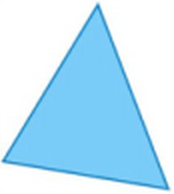
#> input picture _training/image_analysis/data/shape_detection/01.png, 174 x 194 px; its folder holds only this picture in this run
$ python p_5_shape_detection_investigation.py   (Python 2 division)   (older library calls are emulated)
#> lines starting #> are read from the running program, lines starting #| are printed output that depends on the picture; after the words box and inside, x2 and y2 are one past the last pixel; in counts of white or black regions, pixels touching at a corner belong together
import glob
import os
import numpy as np
import matplotlib.pyplot as plt
import matplotlib.cm as cm
import matplotlib.image as img
from scipy import ndimage
from scipy.misc import imresize

os.chdir("data/shape_detection")

def findMinMax(m):
    x_min, y_min, x_max, y_max = 0, 0, m.shape[1], m.shape[0]
    y = np.any(m, axis=0)
    for i in xrange(len(y)):
        if y[i]:
            y_min = i
            break

    for i in xrange(len(y) - 1, 0, -1):
        if y[i]:
            y_max = i
            break

    y = np.any(m, axis=1)
    for i in xrange(len(y)):
        if y[i]:
            x_min = i
            break

    for i in xrange(len(y) - 1, 0, -1):
        if y[i]:
            x_max = i
            break

    return y_min, x_min, y_max, x_max

def guessFigure(m):
    if np.average(m) == 0:
        return 'box'

    if np.average(m[:4,:4]) < 0.2 and np.average(m[-4:,-4:]) < 0.2 and np.average(m[-4:,:4]) < 0.2 and np.average(m[:4,-4:]) < 0.2:
        print float(m.shape[0]) / m.shape[1]
        if 0.86 < float(m.shape[0]) / m.shape[1] < 1.15:
            return 'circle'
        return 'ellipse'
    if np.average(m[:,1]) > 0.7 and np.average(m[:,-1]) > 0.7:
        return 'box'
    if np.average(m[1]) > 0.7 and np.average(m[-1]) > 0.7:
        return 'box'

    return 'triangle'

def showAllImages():
    fig, current = plt.figure(), 0
    for file_name in glob.glob("*.png"):
        image = img.imread(file_name)
#> image is the input picture: shape (194, 174, 4) float32; mean R, G, B, A 0.753, 0.899, 0.977, 1
        R, G, B = image[:,:,0], image[:,:,1], image[:,:,2]
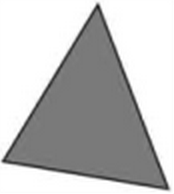
#> R: shape (194, 174) float32; min 0.11, max 1, mean 0.753
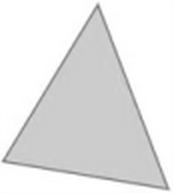
#> G: shape (194, 174) float32; min 0.478, max 1, mean 0.899
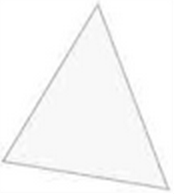
#> B: shape (194, 174) float32; min 0.682, max 1, mean 0.977
        greyscale = 0.21 * R + 0.72 * G + 0.07 * B
        threshold = 210.0 / 256
        greyscale[greyscale > threshold] = 1
        greyscale[greyscale <=threshold] = 0
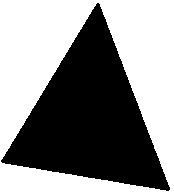
#> greyscale: shape (194, 174) float32; values 0 (black) and 1 (white), 55% white; 1 black region, box (x1, y1, x2, y2) and area: (1, 3, 170, 191) 15203

        dx = ndimage.sobel(greyscale, 0)  # horizontal derivative
        dy = ndimage.sobel(greyscale, 1)  # vertical derivative
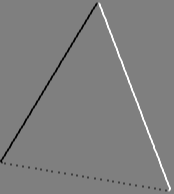
#> dy: shape (194, 174) float32; min -4, max 4, mean 0; drawn with min black and max white
        mag = np.hypot(dx, dy)  # magnitude
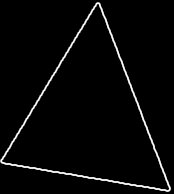
#> mag: shape (194, 174) float32; min 0, max 4.47, mean 0.136; drawn with min black and max white

        y_min, x_min, y_max, x_max = findMinMax(mag)
#> the loop in findMinMax, `for i in xrange(len(y)):` made 1 pass
#> y_min on pass 1: 0
#> the loop in findMinMax, `for i in xrange(len(y) - 1, 0, -1):` made 4 passes
#> (i, y_max) on pass 4: (170, 170)
#> i on passes 1 to 3: 173, 172, 171
#> the loop in findMinMax, `for i in xrange(len(y)):` made 3 passes
#> x_min on pass 3: 2
#> the loop in findMinMax, `for i in xrange(len(y) - 1, 0, -1):` made 3 passes
#> (i, x_max) on pass 3: (191, 191)
#> i on passes 1 to 2: 193, 192
#> y_min = 0; x_min = 2; y_max = 170; x_max = 191
        mag = mag[x_min:x_max+1, y_min:y_max+1]
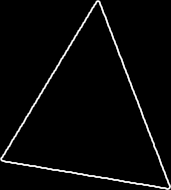
#> mag: shape (190, 171) float32; min 0, max 4.47, mean 0.141; drawn with min black and max white

        # x, y = mag.shape
        # ration = float(x) / y
        # mag = imresize(mag, (50, int(50 / ration)))
        #
        # mag[mag > threshold] = 1
        # mag[mag <=threshold] = 0
        current += 1
        if current == 7:
            fig.add_subplot(1, 1, 1).imshow(mag, cmap=cm.Greys_r)
            print guessFigure(mag)
            break


    plt.tight_layout()
    plt.show()

showAllImages()

$ run again, on _training/image_analysis/data/shape_detection/07.png
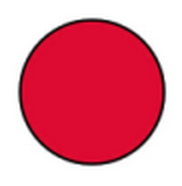
#> input picture _training/image_analysis/data/shape_detection/07.png, 182 x 186 px
#> in showAllImages, image is the input picture: shape (186, 182, 4) float32; mean R, G, B, A 0.899, 0.517, 0.589, 1
#> in showAllImages, `greyscale[greyscale <=threshold] = 0`:
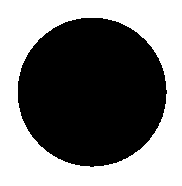
#> greyscale: shape (186, 182) float32; values 0 (black) and 1 (white), 48.6% white; 1 white region, box (x1, y1, x2, y2) and area: (0, 0, 182, 186) 16466
#> the loop in findMinMax, `for i in xrange(len(y)):` made 18 passes
#> y_min on pass 18: 17
#> the loop in findMinMax, `for i in xrange(len(y) - 1, 0, -1):` made 15 passes
#> (i, y_max) on pass 15: (167, 167)
#> the loop in findMinMax, `for i in xrange(len(y)):` made 18 passes
#> the loop in findMinMax, `for i in xrange(len(y) - 1, 0, -1):` made 19 passes
#> in showAllImages, `y_min, x_min, y_max, x_max = findMinMax(mag)`: y_min = 17; y_max = 167
#> in showAllImages, `mag = mag[x_min:x_max+1, y_min:y_max+1]`:
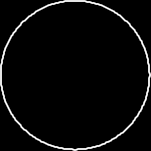
#> mag: shape (151, 151) float32; min 0, max 4.47, mean 0.168; drawn with min black and max white

$ run again, on _training/image_analysis/data/shape_detection/02.png
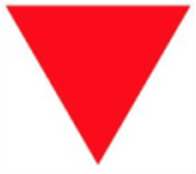
#> input picture _training/image_analysis/data/shape_detection/02.png, 196 x 174 px
#> in showAllImages, image is the input picture: shape (174, 196, 4) float32; mean R, G, B, A 0.987, 0.585, 0.609, 1
#> the loop in findMinMax, `for i in xrange(len(y)):` made 6 passes
#> y_min on pass 6: 5
#> the loop in findMinMax, `for i in xrange(len(y) - 1, 0, -1):` made 5 passes
#> (i, y_max) on pass 5: (191, 191)
#> the loop in findMinMax, `for i in xrange(len(y)):` made 5 passes
#> x_min on pass 5: 4
#> the loop in findMinMax, `for i in xrange(len(y) - 1, 0, -1):` made 9 passes
#> (i, x_max) on pass 9: (165, 165)
#> in showAllImages, `y_min, x_min, y_max, x_max = findMinMax(mag)`: y_min = 5; x_min = 4; y_max = 191; x_max = 165
#> in showAllImages, `mag = mag[x_min:x_max+1, y_min:y_max+1]`:
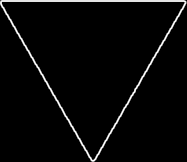
#> mag: shape (162, 187) float32; min 0, max 4.47, mean 0.148; drawn with min black and max white
